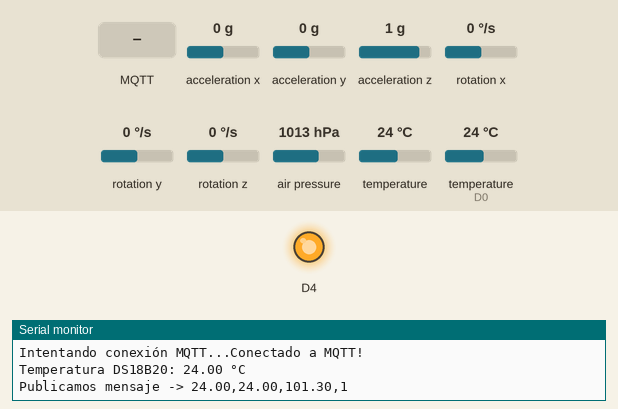
This sketch was run on a simulated ESP8266 (NodeMCU). Shown: output pins drawn as LEDs (lit = HIGH, except the on-board LED, lit = LOW), the last lines printed to the serial monitor. Inputs (shaded band) come from the test bench; at power-on: acceleration x 0 g, acceleration y 0 g, acceleration z 1 g, rotation x 0 °/s, rotation y 0 °/s, rotation z 0 °/s, air pressure 1013 hPa, temperature 24 °C, temperature (sensor on D0) 24 °C. WiFi joins after 1.5 s; servers stay silent unless stated; random numbers use the default seed unless the sketch sets one; no MQTT or app messages arrive unless stated.

Above: at 3.7 s.
3.8 s: MQTT message "on" arrives on the first subscribed topic
At 5.5 s:
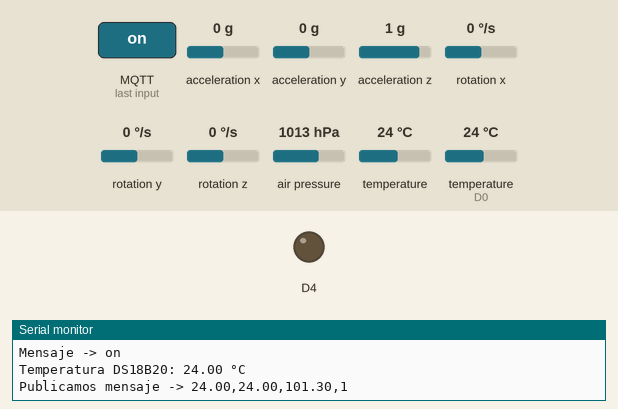
8.8 s: MQTT message "U" arrives on the first subscribed topic
At 10.5 s:
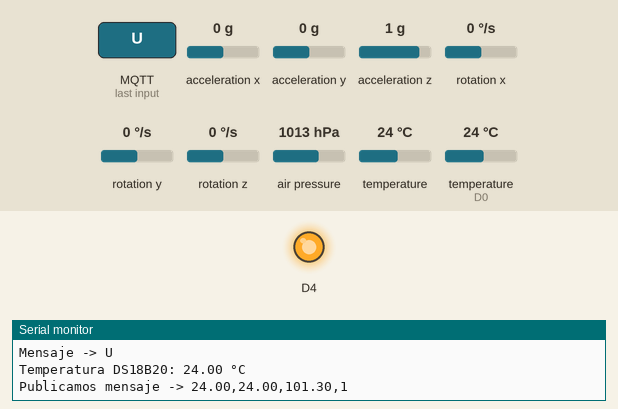
10.8 s: MQTT message "on" arrives on the second subscribed topic
At 12.2 s:
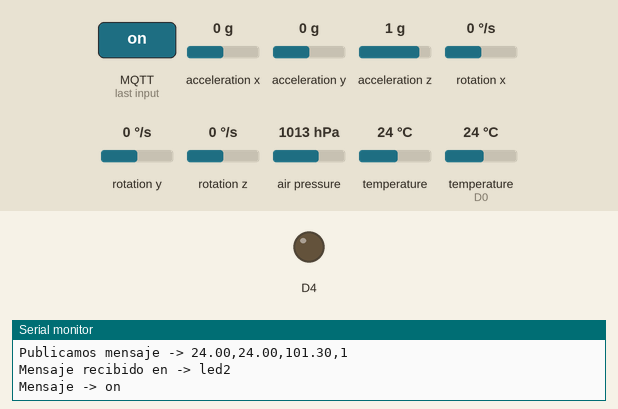
12.8 s: MQTT message "U" arrives on the second subscribed topic
At 13.9 s:
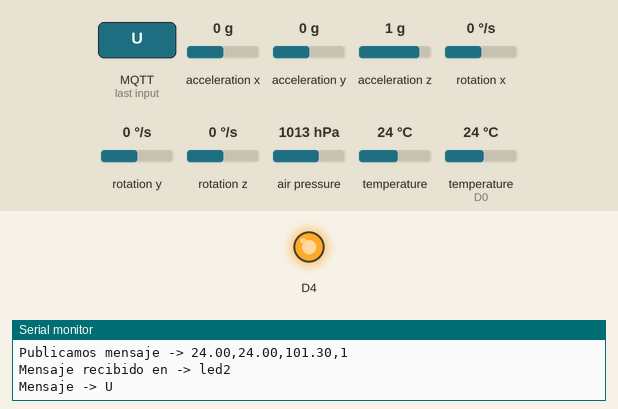
Timing chart, 0 to 15.8 s (numbered marks = the images above; inputs shaded):
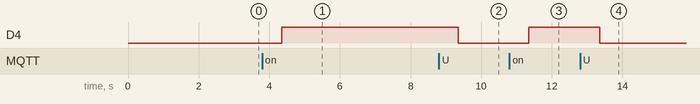

Measured:
- after the input at 3.8 s, D4: LOW → HIGH after 0.55 s
- after the input at 8.8 s, D4: HIGH → LOW after 0.55 s
- after the input at 10.8 s, D4: LOW → HIGH after 0.55 s
- after the input at 12.8 s, D4: HIGH → LOW after 0.56 s

The sketch:

Codigo_ESP8266.ino
```cpp
#include <ESP8266WiFi.h>
#include <PubSubClient.h>
// Librerías MPU - BMP
#include <Wire.h>
#include <Adafruit_Sensor.h>
#include <Adafruit_BMP280.h>
#include <MPU6050.h>
// Librerías DS18b20
#include <OneWire.h>
#include <DallasTemperature.h>

// Configuración WiFi
#define ssid "----------"
#define password "---------"

// Configuración MQTT
#define mqtt_server "controlinvestigacion.live"
#define mqtt_port 1883
#define mqtt_user "UserName"
#define mqtt_pass "PasswordMQTT"

// Pin del sensor DS18B20
#define ONE_WIRE_BUS 16  // Pin GPIO16 en el ESP8266

// Clientes y objetos de sensores
WiFiClient espClient;
PubSubClient client(espClient);
MPU6050 mpu;
Adafruit_BMP280 bmp;
OneWire oneWire(ONE_WIRE_BUS);
DallasTemperature sensors(&oneWire);

// Variables para valores iniciales de sensores y movimiento
int16_t baseAx, baseAy, baseAz, baseGx, baseGy, baseGz;
const int16_t accelThreshold = 5000;
const int16_t gyroThreshold = 1000;
String lastDirection = "1";

// Control de tiempo para publicaciones MQTT
long lastMsg = 0;
char msg[25];

// Declaración de funciones
void setup_wifi();
void callback(char* topic, byte* payload, unsigned int length);
void reconnect();
String detectDirection(int16_t ax, int16_t ay, int16_t az, int16_t gx, int16_t gy, int16_t gz);

void setup() {
  pinMode(BUILTIN_LED, OUTPUT);
  Serial.begin(115200);

  setup_wifi();
  client.setServer(mqtt_server, mqtt_port);
  client.setCallback(callback);

  Wire.begin(D2, D1);  // Configura SDA y SCL
  sensors.begin();     // Inicia el sensor de temperatura DS18B20

  // Inicialización del MPU6050 y configuración de orientación base
  mpu.initialize();
  if (!mpu.testConnection()) {
    Serial.println("Error: MPU6050 no conectado.");
    while (1)
      ;
  }
  delay(1000);
  mpu.getMotion6(&baseAx, &baseAy, &baseAz, &baseGx, &baseGy, &baseGz);

  // Inicialización del sensor BMP280 con configuración opcional
  if (!bmp.begin(0x76)) {
    Serial.println("Error: BMP280 no encontrado.");
    while (1)
      ;
  }
  bmp.setSampling(Adafruit_BMP280::MODE_NORMAL,
                  Adafruit_BMP280::SAMPLING_X2,
                  Adafruit_BMP280::SAMPLING_X16,
                  Adafruit_BMP280::FILTER_X16,
                  Adafruit_BMP280::STANDBY_MS_500);
}

void loop() {
  if (!client.connected()) {
    reconnect();
  }
  client.loop();

  // Publicar datos cada 1 segundo
  long now = millis();
  if (now - lastMsg > 1000) {
    lastMsg = now;

    // Lectura de datos de aceleración y giroscopio
    int16_t ax, ay, az, gx, gy, gz;
    mpu.getMotion6(&ax, &ay, &az, &gx, &gy, &gz);

    // Lectura de temperatura del sensor DS18B20
    sensors.requestTemperatures();
    float temperaturaC = sensors.getTempCByIndex(0);

    // Verificar si la temperatura es válida
    if (temperaturaC == DEVICE_DISCONNECTED_C || temperaturaC == 85.0 || temperaturaC == -127.0) {
      Serial.println("Error: Sensor DS18B20 no encontrado.");
      temperaturaC = NAN;  // Asignar NaN si no se detecta
    } else {
      Serial.print("Temperatura DS18B20: ");
      Serial.print(temperaturaC);
      Serial.println(" °C");
    }

    // Detectar dirección de movimiento
    String currentDirection = detectDirection(ax, ay, az, gx, gy, gz);
    if (currentDirection != lastDirection) {
      Serial.print("Cambio de dirección a: ");
      Serial.println(currentDirection);
      lastDirection = currentDirection;
    }

    // Lectura de temperatura del MPU6050
    float temperatureMPU = mpu.getTemperature() / 340.00 + 36.53;

    // Lectura de temperatura y presión del BMP280
    float temperatureBMP = bmp.readTemperature();
    float pressure = bmp.readPressure() / 1000.0F;

    // Concatenar datos para enviar al servidor MQTT
    String to_send = String(temperatureBMP) + "," + String(temperaturaC) + "," + String(pressure) + "," + currentDirection;
    to_send.toCharArray(msg, 25);
    Serial.print("Publicamos mensaje -> ");
    Serial.println(msg);
    client.publish("values", msg);
  }
}

String detectDirection(int16_t ax, int16_t ay, int16_t az, int16_t gx, int16_t gy, int16_t gz) {
  // Detecta cambios significativos en la orientación
  if (abs(ax - baseAx) > accelThreshold) {
    return ax > baseAx ? "10" : "10";
  } else if (abs(ay - baseAy) > accelThreshold) {
    return ay > baseAy ? "10" : "10";
  } else if (abs(az - baseAz) > accelThreshold) {
    return az > baseAz ? "1" : "20";
  }
  return "1";  // Retorna "1" si no hay cambios significativos
}

void setup_wifi() {
  // Conecta al WiFi
  Serial.print("Conectando a ");
  Serial.println(ssid);
  WiFi.begin(ssid, password);
  while (WiFi.status() != WL_CONNECTED) {
    delay(500);
    Serial.print(".");
  }
  Serial.println("\nConectado a WiFi. IP: ");
  Serial.println(WiFi.localIP());
}

void callback(char* topic, byte* payload, unsigned int length) {
  // Manejo de mensajes MQTT
  String incoming = "";
  Serial.print("Mensaje recibido en -> ");
  Serial.println(topic);
  for (unsigned int i = 0; i < length; i++) {
    incoming += (char)payload[i];
  }
  incoming.trim();
  Serial.println("Mensaje -> " + incoming);

  // Control del LED basado en el mensaje
  digitalWrite(BUILTIN_LED, incoming == "on" ? HIGH : LOW);
}

void reconnect() {
  // Reconectar al servidor MQTT si es necesario
  while (!client.connected()) {
    Serial.print("Intentando conexión MQTT...");
    String clientId = "esp8266_" + String(random(0xffff), HEX);
    if (client.connect(clientId.c_str(), mqtt_user, mqtt_pass)) {
      Serial.println("Conectado a MQTT!");
      client.subscribe("led1");
      client.subscribe("led2");
    } else {
      Serial.print("Error -> ");
      Serial.print(client.state());
      Serial.println(" Reintentando en 5 segundos");
      delay(5000);
    }
  }
}
```
